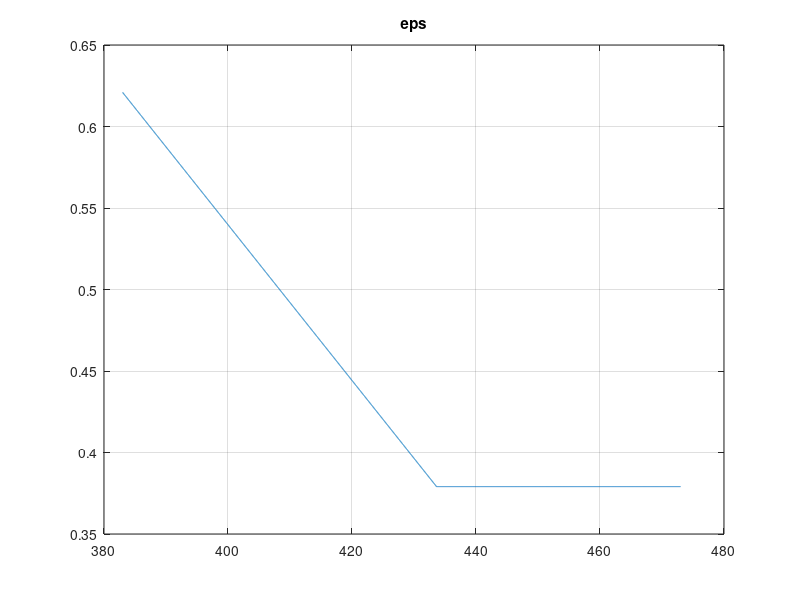
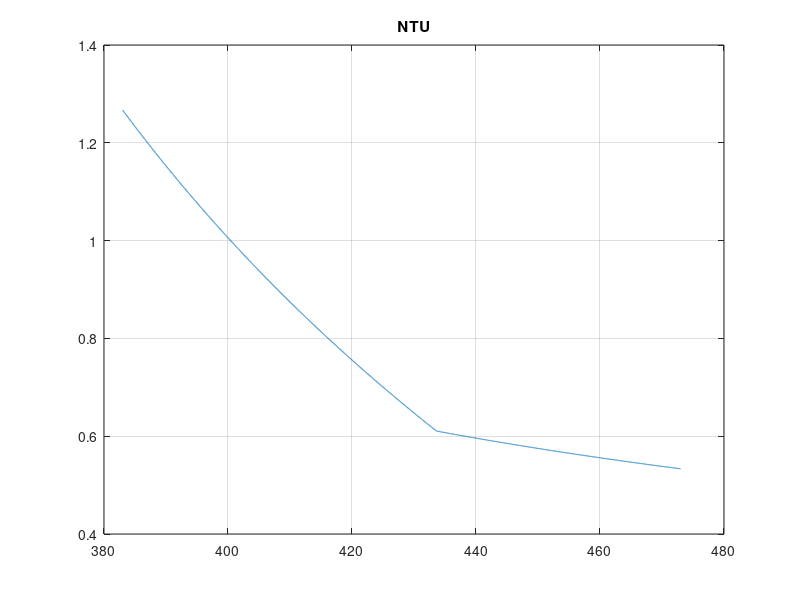
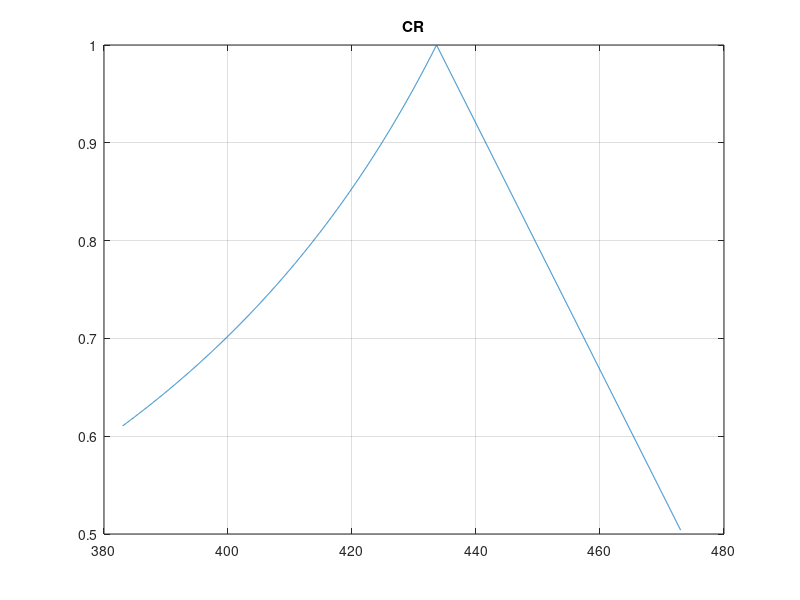

The MATLAB source for these figures, in order:
clear all; close all;
%% A.2.1 Design of a heat-only plant

%% Constants
n = 5000;
vec = ones(1,n);

T_H_in = vec*(240 + 273);     % [K] Given
T_C_out = vec*(110 + 273);    % [K] Given
mdot_C = 150;           % [kg/s] Given
Qdot = 50*10^6;         % [J/s] Given

cp_H = 4500;            % [J/K] EngineeringToolbox
cp_C = 4200;            % [J/K]

% T_H_out = 150 + 273;    % [K] Afgeschat
T_H_out = linspace(110, 200, n) + 273;

%% Temperature
T_C_in = T_C_out - Qdot/(mdot_C*cp_C);  % [K] Calculate cold-side inlet temperature

% figure()
% title('Counterflow configuration')
% plot([0,1],[T_C_out, T_C_in], [0,1],[T_H_in,T_H_out]);
% grid on;
% legend('Cold', 'Hot');
% xlabel('Length [-]')
% ylabel('Temperature [K]')

% For counterflow:
dT1 = T_H_out - T_C_in;
dT2 = T_H_in - T_C_out;
dT_lm = (dT2 - dT1)./log(dT2./dT1);

dT_H = -T_H_out + T_H_in;
dT_C = T_C_out - T_C_in;

%% Capacity flows
C_H = Qdot./dT_H;
C_C = mdot_C*cp_C;

Cmin = min(C_C,C_H);
Cmax = max(C_C,C_H);
CR = Cmin./Cmax;

mdot_H = C_H/cp_H;

%% Heat transfer
UA = Qdot./dT_lm;
NTU = UA./Cmin;

eps = (1 - exp(-NTU.*(1-CR)))./(1 - CR.*exp(-NTU.*(1-CR)));


%% Plot
figure()
plot(T_H_out, eps)
title('eps')
grid on

figure()
plot(T_H_out, NTU)
title('NTU')
grid on

figure()
plot(T_H_out, CR)
title('CR')
grid on
